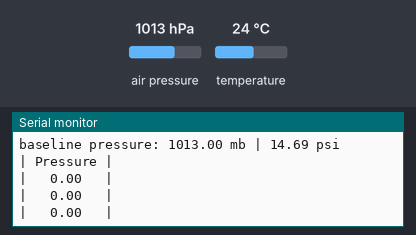
Bench run of a sketch on a simulated Arduino Uno, built with avr-gcc and run on an emulated ATmega328P. On the bench: the last lines printed to the serial monitor. The test bench sets the inputs (shaded band); at power-on: air pressure 1013 hPa, temperature 24 °C.

Above: at 2.5 s.
2.6 s: air pressure set to 952 hPa
At 3.3 s:
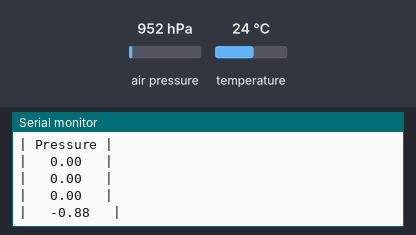
5.6 s: air pressure set to 975 hPa
At 6.0 s:
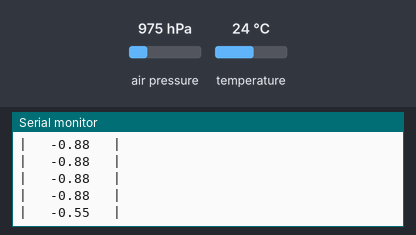
Timing chart, 0 to 8.6 s (numbered marks = the images above; inputs shaded):
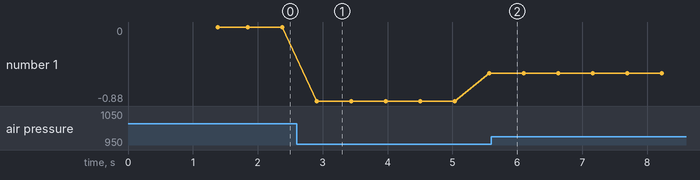

Measured:
- after the input at 2.6 s, the serial monitor: prints a new line after 0.31 s (image 1)
- plotted number 1: 0 → -0.55 after the input at 2.6 s

The sketch:

PressureMeasure.ino
```cpp
// (licence header left out)
// Your sketch must #include this library, and the Wire library.
// (Wire is a standard library included with Arduino.):

#include <SFE_BMP180.h>
#include <Wire.h>

// You will need to create an SFE_BMP180 object, here called "pressure":

SFE_BMP180 pressure;

double baseline; // baseline pressure
#define mBar2Psi 0.0145038

void setup()
{
  Serial.begin(9600);
  Serial.println("REBOOT");

  // Initialize the sensor (it is important to get calibration values stored on the device).

  if (pressure.begin())
    Serial.println("BMP180 init success");
  else
  {
    // Oops, something went wrong, this is usually a connection problem,
    // see the comments at the top of this sketch for the proper connections.

    Serial.println("BMP180 init fail (disconnected?)\n\n");
    while(1); // Pause forever.
  }

  // Get the baseline pressure:

  double prom = 0;
  Serial.print("Calibrating.");
  for(int i=1; i<= 10; i++)
  {
    Serial.print(".");
    prom += getPressure();
    delay(100);
  }
  baseline = prom/10;
  Serial.println("done.");

  Serial.print("baseline pressure: ");
  Serial.print(baseline);
  Serial.print(" mb");

  Serial.print(" | ");
  Serial.print(baseline*mBar2Psi);
  Serial.println(" psi");

  Serial.println("| Pressure |");
}

void loop()
{
  Serial.print("|   "); Serial.print(getPSI()); Serial.println("   |");
  delay(500);
}


double getPSI()
{
  double psiMeasured,P;
  // Get a new pressure reading:
  P = getPressure();
  psiMeasured = (P - baseline)*mBar2Psi;
  if(psiMeasured < 0 & psiMeasured > -0.01) psiMeasured = 0; //Removed -0.0
  return psiMeasured;
}

double getPressure()
{
  char status;
  double T,P,p0,a;

  // You must first get a temperature measurement to perform a pressure reading.

  // Start a temperature measurement:
  // If request is successful, the number of ms to wait is returned.
  // If request is unsuccessful, 0 is returned.

  status = pressure.startTemperature();
  if (status != 0)
  {
    // Wait for the measurement to complete:

    delay(status);

    // Retrieve the completed temperature measurement:
    // Note that the measurement is stored in the variable T.
    // Use '&T' to provide the address of T to the function.
    // Function returns 1 if successful, 0 if failure.

    status = pressure.getTemperature(T);
    if (status != 0)
    {
      // Start a pressure measurement:
      // The parameter is the oversampling setting, from 0 to 3 (highest res, longest wait).
      // If request is successful, the number of ms to wait is returned.
      // If request is unsuccessful, 0 is returned.

      status = pressure.startPressure(3);
      if (status != 0)
      {
        // Wait for the measurement to complete:
        delay(status);

        // Retrieve the completed pressure measurement:
        // Note that the measurement is stored in the variable P.
        // Use '&P' to provide the address of P.
        // Note also that the function requires the previous temperature measurement (T).
        // (If temperature is stable, you can do one temperature measurement for a number of pressure measurements.)
        // Function returns 1 if successful, 0 if failure.

        status = pressure.getPressure(P,T);
        if (status != 0)
        {
          return(P);
        }
        else Serial.println("error retrieving pressure measurement\n");
      }
      else Serial.println("error starting pressure measurement\n");
    }
    else Serial.println("error retrieving temperature measurement\n");
  }
  else Serial.println("error starting temperature measurement\n");
}
```
